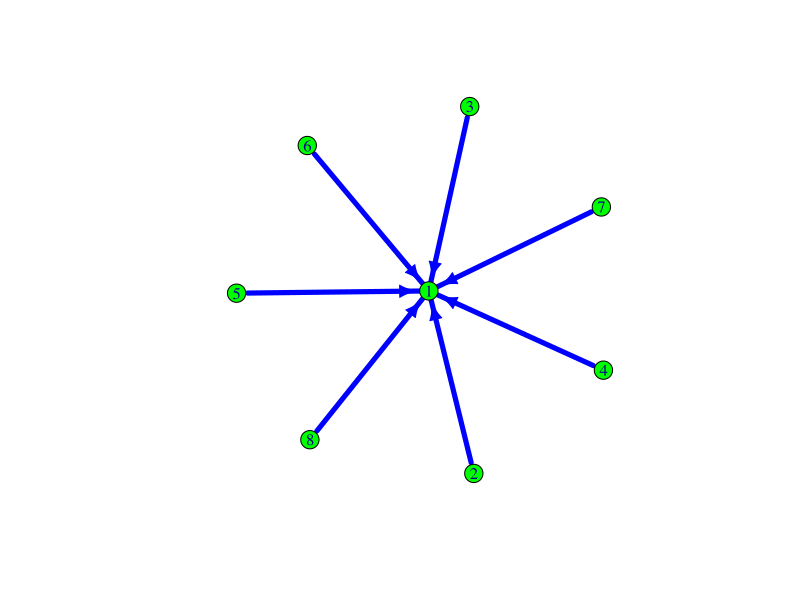

The R script that drew this image:
## ---- chunk 1
library(igraph); library(dplyr);
## ---- chunk 2
plot(make_star(8) %>% set_edge_attr("color", value = "blue")%>%set_edge_attr("width", value =5)%>%set_vertex_attr("color", value = "green")%>%set_vertex_attr("size", value = 10))
